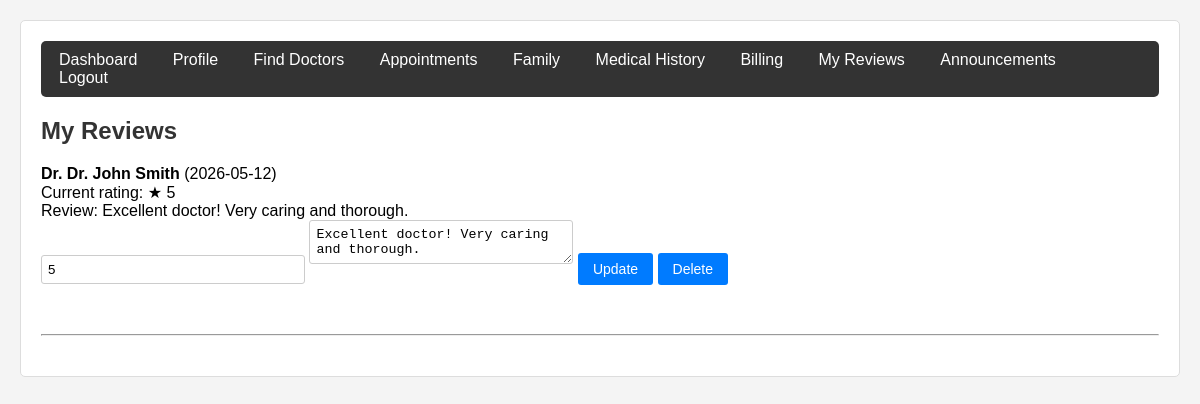
Page /patient/controllers/PatientController.php?page=reviews (signed in) on the committed database.
### tables this page shows
CREATE TABLE `appointments` (
  `id` int(11) NOT NULL,
  `patient_id` int(11) NOT NULL,
  `doctor_id` int(11) NOT NULL,
  `dependent_id` int(11) DEFAULT NULL,
  `appointment_date` date NOT NULL,
  `appointment_time` time NOT NULL,
  `reason` text DEFAULT NULL,
  `status` enum('pending','confirmed','checked_in','completed','cancelled','no_show') DEFAULT 'pending',
  `booked_by` enum('patient','receptionist') DEFAULT 'patient',
  `created_at` timestamp NOT NULL DEFAULT current_timestamp()
);

CREATE TABLE `users` (
  `id` int(11) NOT NULL,
  `name` varchar(100) NOT NULL,
  `email` varchar(100) NOT NULL,
  `password_hash` varchar(255) NOT NULL,
  `phone` varchar(20) DEFAULT NULL,
  `role` enum('patient','doctor','receptionist','admin') DEFAULT 'patient',
  `profile_pic` varchar(255) DEFAULT NULL,
  `is_active` tinyint(1) DEFAULT 1,
  `created_at` timestamp NOT NULL DEFAULT current_timestamp()
);

CREATE TABLE `doctor_reviews` (
  `id` int(11) NOT NULL,
  `appointment_id` int(11) NOT NULL,
  `patient_id` int(11) NOT NULL,
  `doctor_id` int(11) NOT NULL,
  `rating` int(11) DEFAULT NULL CHECK (`rating` >= 1 and `rating` <= 5),
  `review_text` text DEFAULT NULL,
  `created_at` timestamp NOT NULL DEFAULT current_timestamp()
);

### patient/models/Appointment.php (called while the page is built, shortened)
<?php
require_once __DIR__ . '/../config/database.php';
class Appointment {
    private $conn;
    public function __construct() {
        $database = new Database();
        $this->conn = $database->getConnection();
    }
    public function getPast($patient_id) {
        $stmt = $this->conn->prepare("SELECT a.*, u.name as doctor_name, d.id as doctor_db_id, (SELECT COUNT(*) FROM consultation_notes WHERE appointment_id = a.id) as has_notes FROM appointments a JOIN doctors d ON a.doctor_id = d.id JOIN users u ON d.user_id = u.id WHERE a.patient_id = ? AND (a.appointment_date < CURDATE() OR a.status = 'completed') ORDER BY a.appointment_date DESC");
        $stmt->bind_param("i", $patient_id);
        $stmt->execute();
        $result = $stmt->get_result();
        $data = [];
        while($row = $result->fetch_assoc()) $data[] = $row;
        return $data;
    }
}
?>

### patient/config/database.php (called while the page is built, shortened)
<?php
class Database {
    private $host = "localhost";
    private $db_name = "hospital_db";
    private $username = "root";
    private $password = "";
    public function getConnection() {
        $this->conn = null;
        try {
            $this->conn = new mysqli($this->host, $this->username, $this->password, $this->db_name);
            $this->conn->set_charset("utf8mb4");
        } catch(Exception $e) {
            die("Connection error: " . $e->getMessage());
        }
        return $this->conn;
    }
}
?>

### patient/models/Patient.php (called while the page is built, shortened)
<?php
require_once __DIR__ . '/../config/database.php';
class Patient {
    private $conn;
    public function __construct() {
        $database = new Database();
        $this->conn = $database->getConnection();
    }
    public function getByUserId($user_id) {
        $stmt = $this->conn->prepare("SELECT * FROM patients WHERE user_id = ?");
        $stmt->bind_param("i", $user_id);
        $stmt->execute();
        return $stmt->get_result()->fetch_assoc();
    }
}
?>

### patient/models/Review.php (called while the page is built, shortened)
<?php
require_once __DIR__ . '/../config/database.php';
class Review {
    private $conn;
    public function __construct() {
        $database = new Database();
        $this->conn = $database->getConnection();
    }
    public function getByAppointment($appointment_id, $patient_id) {
        $stmt = $this->conn->prepare("SELECT * FROM doctor_reviews WHERE appointment_id = ? AND patient_id = ?");
        $stmt->bind_param("ii", $appointment_id, $patient_id);
        $stmt->execute();
        return $stmt->get_result()->fetch_assoc();
    }
}
?>

### patient/views/patient/reviews.php (the view, shortened to what this page needs)
<?php
$pastApps = $appointmentModel->getPast($patient_data['id']);
?>
<h2>My Reviews</h2>
<?php foreach($pastApps as $app):
    $existing = $reviewModel->getByAppointment($app['id'], $patient_data['id']);
?>
<div>
    <strong>Dr. <?php echo htmlspecialchars($app['doctor_name']); ?></strong> (<?php echo $app['appointment_date']; ?>)<br>
    <?php if($existing): ?>
        Current rating: ★ <?php echo $existing['rating']; ?><br>
        Review: <?php echo htmlspecialchars($existing['review_text']); ?><br>
        <form method="post" style="display:inline-block;">
            <input type="number" name="rating" min="1" max="5" value="<?php echo $existing['rating']; ?>" required>
            <textarea name="review_text"><?php echo htmlspecialchars($existing['review_text']); ?></textarea>
            <button type="submit" name="update_review">Update</button>
            <button type="submit" name="delete_review" onclick="return confirm('Delete this review?')">Delete</button>
        </form>
    <?php endif; ?>
</div><hr>
<?php endforeach; ?>

### patient/assets/css/style.css (style rules this page uses)
body { font-family: Arial, Helvetica, sans-serif; background: #f4f4f4; margin: 0; padding: 20px; }
h2, h3 { color: #333; }
form { margin-bottom: 20px; }
input, select, textarea { padding: 6px; border: 1px solid #ccc; border-radius: 3px; width: 250px; margin-bottom: 10px; }
button, input[type="submit"] { background: #007BFF; color: white; border: none; padding: 8px 15px; cursor: pointer; border-radius: 3px; font-size: 14px; }
hr { margin: 20px 0; }

### rows in the picture
appointments: users.name "Dr. John Smith", appointment_date "2026-05-12", doctor_reviews.rating "5", doctor_reviews.review_text "Excellent doctor! Very caring and thorough.", rating "5", review_text "Excellent doctor! Very caring and thorough."
